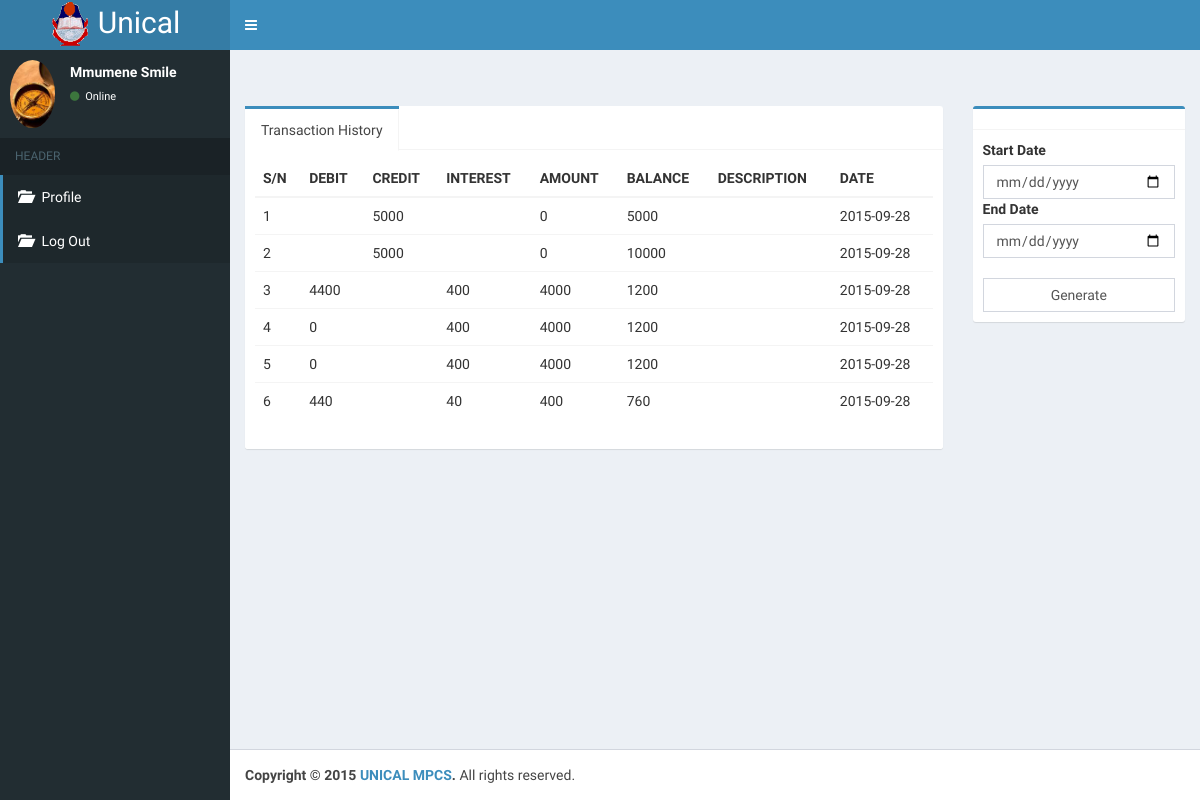
The app's page /index.php?page=dep_witd&id=TSA3929672 (signed in), older data.
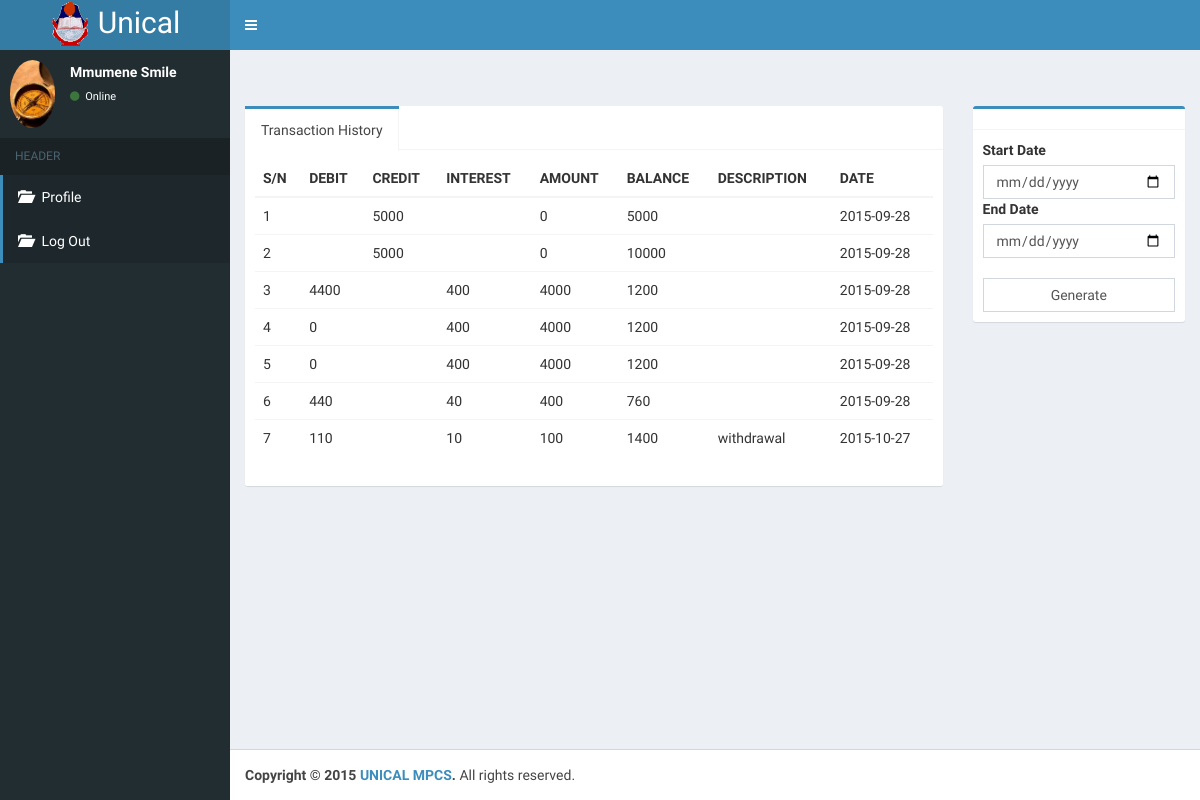
The same page, newer data.
### tables this page shows
CREATE TABLE IF NOT EXISTS `transaction` (
`id` int(11) NOT NULL,
  `debit` int(11) DEFAULT NULL,
  `credit` int(11) DEFAULT NULL,
  `date` date NOT NULL,
  `amount` float NOT NULL,
  `emp_id` int(11) NOT NULL,
  `balance` float NOT NULL,
  `total_deduction` float DEFAULT NULL,
  `acct_no` varchar(124) NOT NULL,
  `interest_amount` float DEFAULT NULL,
  `description` varchar(124) DEFAULT NULL,
  `bank_teller` varchar(124) DEFAULT NULL,
  `voucher_id` varchar(124) DEFAULT NULL
);

### conf/db_connect.php (called while the page is built, shortened)
<?php
function query($string){
$rs = mysql_query($string) or die(mysql_error());
return $rs;
}
?>

### transaction_report.php (the view, shortened to what this page needs)
<?php
$top = "
<table class=table id=tableentry>
<thead>
  <tr>
    <th>S/N</th>
    <th>DEBIT</th>
    <th>CREDIT</th>
    <th>INTEREST</th>
    <th>AMOUNT</th>
    <th>BALANCE</th>
    <th>DESCRIPTION</th>
    <th>DATE</th>
  </tr>
</thead>
<tbody>";
$body = ' ';
$id = $_GET['id'];
$result = query("SELECT * FROM transaction WHERE acct_no='$id'");
$i = 0;
while($row = mysql_fetch_array($result)){
  ++$i;
  $date1 = $row['date'];
  $debit = $row['debit'];
  $credit = $row['credit'];
  $bal = $row['balance'];
  $amount = $row['amount'];
  $desc = $row['description'];
  $interest = $row['interest_amount'];
  $body .= "<tr>
  <td>$i</td>
  <td>$debit</td>
  <td>$credit</td>
  <td>$interest</td>
  <td>$amount</td>
  <td>$bal</td>
  <td>$desc</td>
  <td>$date1</td>
  </tr>";
  }
  $end = "</tbody></table><input type=text id=hid value=$id hidden/>";
  $htm = $top . $body . $end;
   echo $htm;
   ?>

Row changes from the older to the newer data that the page shows:
added transaction: debit "110", interest_amount "10", amount "100", balance "1400", description "withdrawal", date "2015-10-27"
